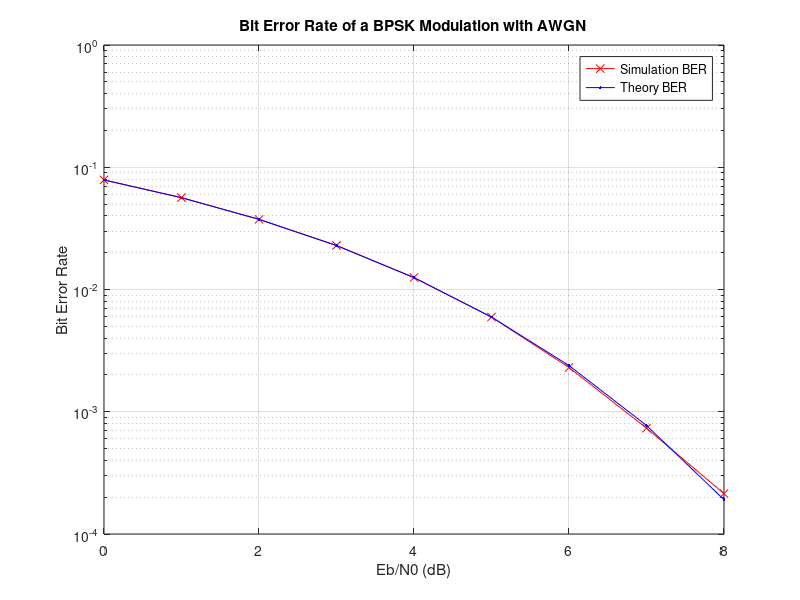

Write MATLAB code to recreate this figure.
%% Bit Sequence Generation
%% =======================
n = 10^6; % Number of Bits
InSeq = randi([0,1], 1, n);
Sm = 2*InSeq - 1; %BPSK Modulation (0 => -1 , 1 => 1)

%% Adding WGN and Detection
%% =======================
NP = 0:8; %SNR Value, desired is from 0 to 8 dB. NP = NoisePow

for i = 1:length(NP)
    %Initial Values for each loop
    R = zeros(1,n);
    OutSeq = zeros (1,n); 

    Noise = wgn(1,n, -NP(i), 'complex'); %White Gaussian Noise, must be complex
    R = Sm + Noise; %Adding Noise to BPSK
    OutSeq = real(R)>0; %If real part of R > 0, output is 1 otherwise 0

    %Calculating Bit Error, NCB is number of corrupt bits
    [NCB(i), BER(i)] = biterr(InSeq, OutSeq); 
end

%% Calculating Theory BER
%% ======================
TheoryBER = 0.5*erfc(sqrt(10.^(NP/10))); % theoretical ber

%% Plotting
%% =========
figure;
semilogy(NP, BER, 'rx-');
hold on;
semilogy(NP, TheoryBER, 'b.-');
axis([0 8 10^-4 1]);
grid;
legend('Simulation BER','Theory BER');
title('Bit Error Rate of a BPSK Modulation with AWGN');
xlabel('Eb/N0 (dB)');
ylabel('Bit Error Rate');